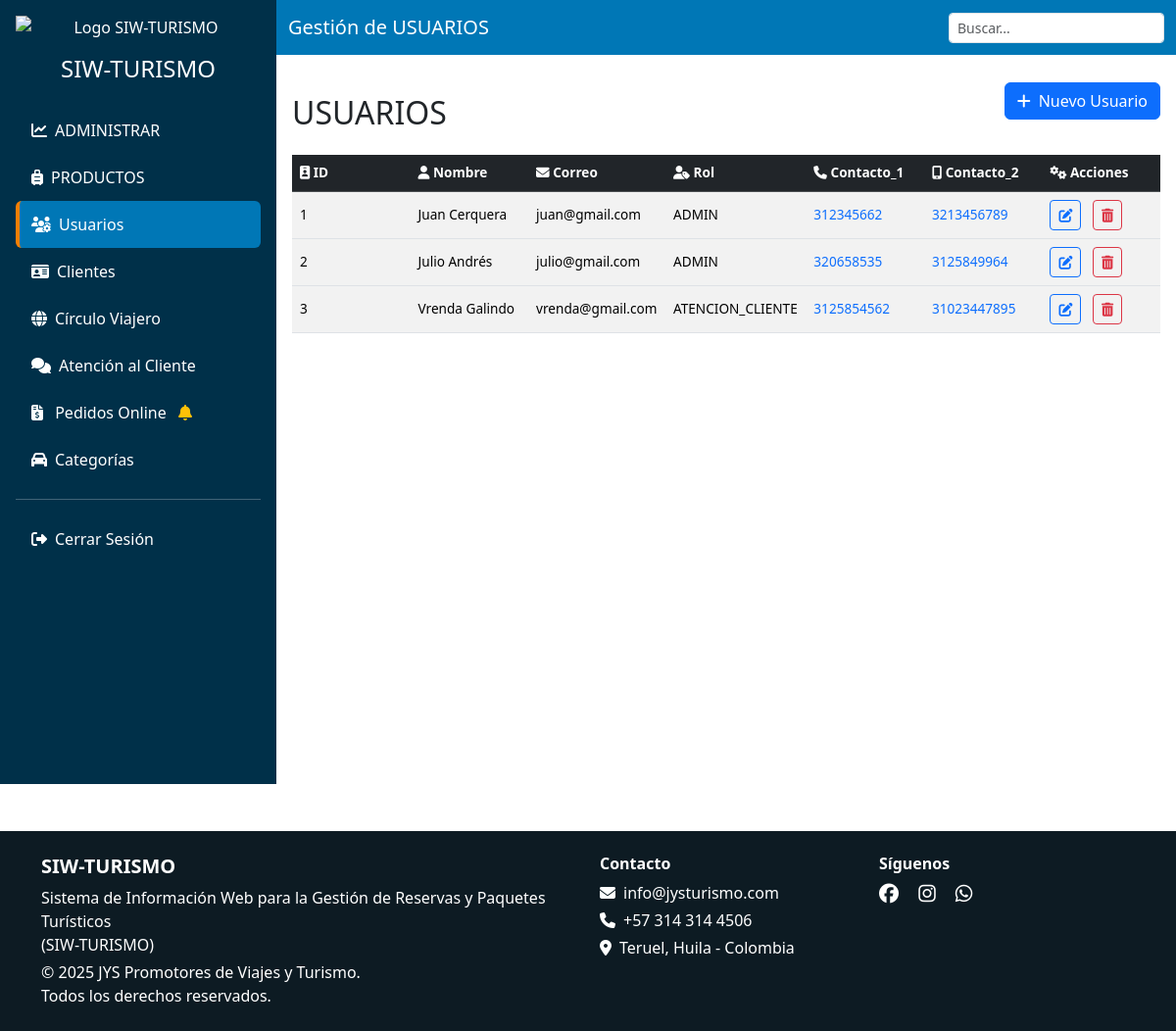
The page /vista/admin/usuarios.php (signed in) on the database its author committed.
### tables this page shows
CREATE TABLE `usuarios` (
  `id` int(11) NOT NULL,
  `nombre` text NOT NULL,
  `correo` varchar(150) NOT NULL,
  `rol` enum('ADMIN','AGENTE','ATENCION_CLIENTE') NOT NULL,
  `contacto_1` varchar(15) NOT NULL,
  `contacto_2` varchar(15) DEFAULT NULL,
  `clave` varchar(255) NOT NULL
);

### modelo/usuarios_m.php (called while the page is built, shortened)
<?php
function obtenerUsuarios($conn) {
    $result = mysqli_query($conn, "SELECT * FROM usuarios");
    return mysqli_fetch_all($result, MYSQLI_ASSOC);
}
?>

### vista/admin/usuarios.php (the view, shortened to what this page needs)
<?php include('header.php');
?>
<body>
  <?php include '../../conexion.php';
  include '../../modelo/usuarios_m.php';
  $usuarios = obtenerUsuarios($conn); ?>
  <div class="d-flex flex-column flex-lg-row">
    <?php include('sidebar.php'); ?>
    <div class="flex-grow-1">
      <nav class="navbar navbar-dark">
        <div class="container-fluid">
          <span class="navbar-brand">Gestión de USUARIOS</span>
          <div class="dataTables_filter">
            <input type="search" id="buscar" class="form-control form-control-sm" placeholder="Buscar...">
          </div>
        </div>
      </nav>
      <div class="main-content">
        <div class="d-flex justify-content-between align-items-center mb-4">
          <h2 class="mb-0 mt-4">USUARIOS</h2>
          <?php if ($_SESSION['rol'] == 'ADMIN'): ?>
            <button class="btn btn-primary" data-bs-toggle="modal" data-bs-target="#modalusuarios">
              <i class="fas fa-plus me-2"></i>Nuevo Usuario
            </button>
          <?php endif; ?>
        </div>
        <div class="table-container">
          <table class="table table-striped table-hover align-middle">
            <thead class="table-dark">
              <tr>
                <th><i class="fas fa-id-badge"></i> ID</th>
                <th><i class="fas fa-user"></i> Nombre</th>
                <th><i class="fas fa-envelope"></i> Correo</th>
                <th><i class="fas fa-user-tag"></i> Rol</th>
                <?php if ($_SESSION['rol'] == 'ADMIN'): ?>
                  <th><i class="fas fa-phone"></i> Contacto_1</th>
                  <th><i class="fas fa-mobile-alt"></i> Contacto_2</th>
                  <th><i class="fas fa-cogs"></i> Acciones</th>
                <?php endif; ?>
              </tr>
            </thead>
            <?php foreach ($usuarios as $usuario): ?>
              <tbody>
                <tr>
                  <td><?= $usuario['id'] ?></td>
                  <td><?= $usuario['nombre'] ?></td>
                  <td><?= $usuario['correo'] ?></td>
                  <td><?= $usuario['rol'] ?></td>
                  <?php if ($_SESSION['rol'] == 'ADMIN'): ?>
                    <td>
                      <a href="https://wa.me/57<?= preg_replace('/\D/', '', $usuario['contacto_1']) ?>" target="_blank">
                        <?= $usuario['contacto_1'] ?>
                      </a>
                    </td>
                    <td>
                      <a href="https://wa.me/57<?= preg_replace('/\D/', '', $usuario['contacto_2']) ?>" target="_blank">
                        <?= $usuario['contacto_2'] ?>
                      </a>
                    </td>
                  <?php endif; ?>
                  <?php if ($_SESSION['rol'] == 'ADMIN'): ?>
                    <td>
                      <button class="btn btn-sm btn-outline-primary me-2" data-bs-toggle="modal"
                        data-bs-target="#modalEditar<?= $usuario['id'] ?>"><i class="fas fa-edit"></i></button>
                      <button class="btn btn-sm btn-outline-danger"
                        onclick="eliminar(event, <?= $usuario['id'] ?>)"><i class="fas fa-trash-alt"></i>
                      </button>
                    </td>
                  <?php endif; ?>
                </tr>
              </tbody>
            <?php endforeach; ?>
          </table>
        </div>
      </div>
    </div>
  </div>
  <?php include('footer.php'); ?>
</body>
</html>

### vista/admin/usuarios.php (style rules this page uses)
.main-content { padding: 1rem; }
.table-container { width: 100%; overflow-x: auto; overflow-y: hidden; }
table { min-width: 100%; }
th, td { overflow-wrap: break-word; min-width: 120px; text-align: left; vertical-align: middle; }
@media (min-width: 768px) { .table { font-size: 0.85rem; } }
@media (min-width: 768px) { .btn { font-size: 0.75rem; padding: 0.25rem 0.5rem; } }

### rows shown on the page
usuarios: id "1", nombre "Juan Cerquera", correo "juan@gmail.com", rol "ADMIN", contacto_1 "312345662", contacto_2 "3213456789"
usuarios: id "2", nombre "Julio Andrés", correo "julio@gmail.com", rol "ADMIN", contacto_1 "320658535", contacto_2 "3125849964"
usuarios: id "3", nombre "Vrenda Galindo", correo "vrenda@gmail.com", rol "ATENCION_CLIENTE", contacto_1 "3125854562", contacto_2 "31023447895"
